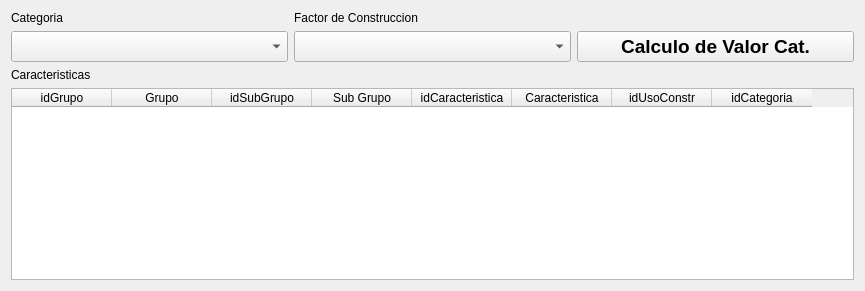
                   <widget class="QWidget" name="widget_12" native="true">
                    <layout class="QGridLayout" name="gridLayout_23">
                     <item row="0" column="0">
                      <widget class="QLabel" name="label_85">
                       <property name="text">
                        <string>Categoria</string>
                       </property>
                      </widget>
                     </item>
                     <item row="0" column="1">
                      <widget class="QLabel" name="lFacConstC">
                       <property name="text">
                        <string>Factor de Construccion</string>
                       </property>
                      </widget>
                     </item>
                     <item row="1" column="0">
                      <widget class="QComboBox" name="cmbCategoriaC">
                       <property name="minimumSize">
                        <size>
                         <width>277</width>
                         <height>0</height>
                        </size>
                       </property>
                       <property name="maximumSize">
                        <size>
                         <width>500</width>
                         <height>16777215</height>
                        </size>
                       </property>
                       <property name="font">
                        <font>
                         <pointsize>14</pointsize>
                         <weight>75</weight>
                         <bold>true</bold>
                        </font>
                       </property>
                       <property name="styleSheet">
                        <string notr="true">QComboBox QAbstractItemView::item { min-height: 25;}
QListView{color: black ; font-size: 16px; outline:none; font-weight:bold}QListView::item:selected { color: red; background-color: lightgray;}</string>
                       </property>
                      </widget>
                     </item>
                     <item row="1" column="1">
                      <widget class="QComboBox" name="cmbFactorConstrC">
                       <property name="minimumSize">
                        <size>
                         <width>277</width>
                         <height>0</height>
                        </size>
                       </property>
                       <property name="maximumSize">
                        <size>
                         <width>500</width>
                         <height>16777215</height>
                        </size>
                       </property>
                       <property name="font">
                        <font>
                         <pointsize>14</pointsize>
                         <weight>75</weight>
                         <bold>true</bold>
                        </font>
                       </property>
                       <property name="styleSheet">
                        <string notr="true">QComboBox QAbstractItemView::item { min-height: 25;}
QListView{color: black ; font-size: 16px; outline:none; font-weight:bold}QListView::item:selected { color: red; background-color: lightgray;}</string>
                       </property>
                      </widget>
                     </item>
                     <item row="2" column="0">
                      <widget class="QLabel" name="label_87">
                       <property name="text">
                        <string>Caracteristicas</string>
                       </property>
                      </widget>
                     </item>
                     <item row="1" column="2">
                      <widget class="QPushButton" name="btnCalcValCatC">
                       <property name="minimumSize">
                        <size>
                         <width>277</width>
                         <height>0</height>
                        </size>
                       </property>
                       <property name="font">
                        <font>
                         <pointsize>14</pointsize>
                         <weight>75</weight>
                         <bold>true</bold>
                        </font>
                       </property>
                       <property name="text">
                        <string>Calculo de Valor Cat.</string>
                       </property>
                      </widget>
                     </item>
                     <item row="3" column="0" colspan="3">
                      <widget class="QTableWidget" name="twCaracteristicasC">
                       <property name="minimumSize">
                        <size>
                         <width>0</width>
                         <height>180</height>
                        </size>
                       </property>
                       <property name="maximumSize">
                        <size>
                         <width>16777215</width>
                         <height>16777215</height>
                        </size>
                       </property>
                       <column>
                        <property name="text">
                         <string>idGrupo</string>
                        </property>
                       </column>
                       <column>
                        <property name="text">
                         <string>Grupo</string>
                        </property>
                       </column>
                       <column>
                        <property name="text">
                         <string>idSubGrupo</string>
                        </property>
                       </column>
                       <column>
                        <property name="text">
                         <string>Sub Grupo</string>
                        </property>
                       </column>
                       <column>
                        <property name="text">
                         <string>idCaracteristica</string>
                        </property>
                       </column>
                       <column>
                        <property name="text">
                         <string>Caracteristica</string>
                        </property>
                       </column>
                       <column>
                        <property name="text">
                         <string>idUsoConstr</string>
                        </property>
                       </column>
                       <column>
                        <property name="text">
                         <string>idCategoria</string>
                        </property>
                       </column>
                      </widget>
                     </item>
                    </layout>
                   </widget>
